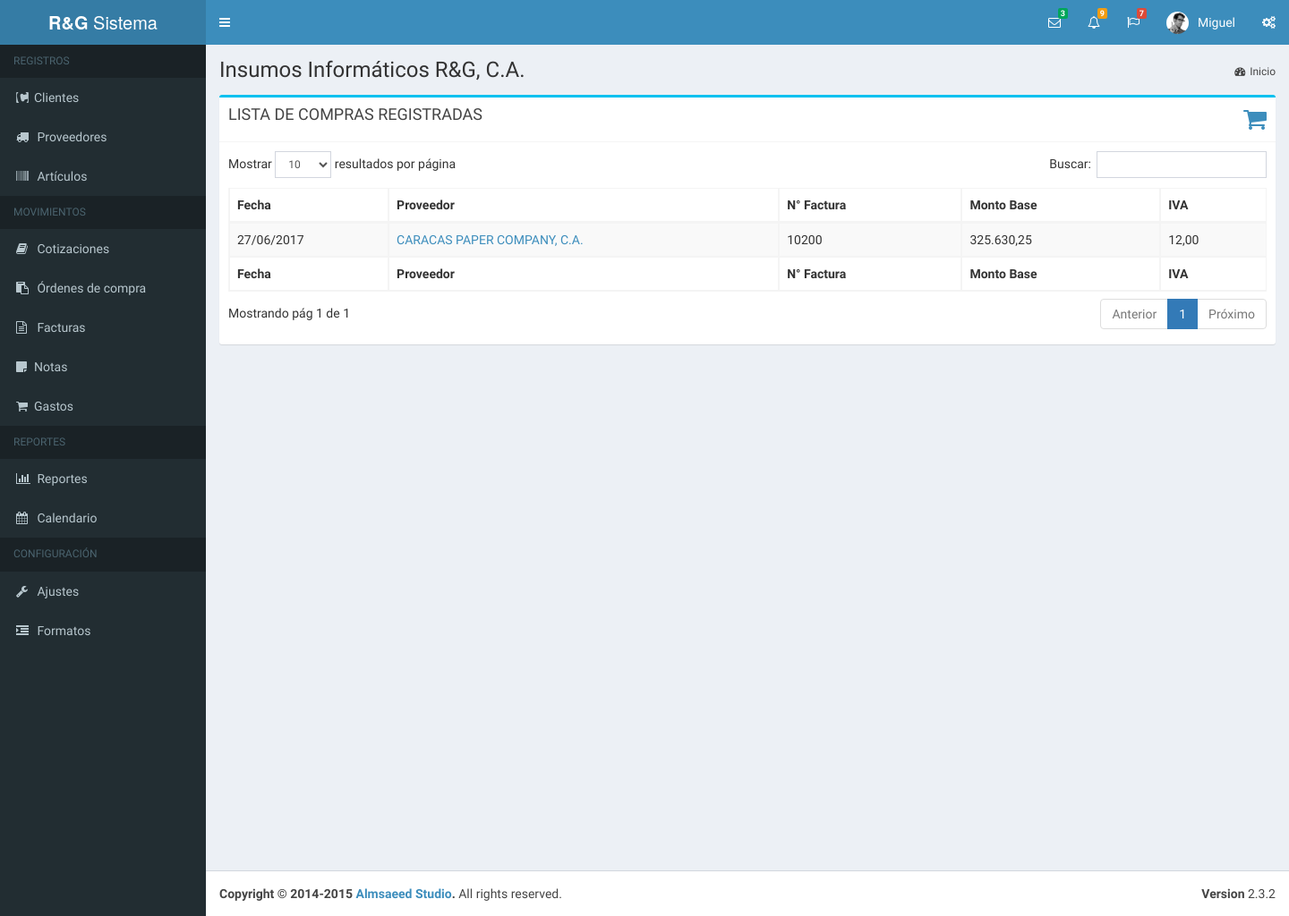
Before: /compras.php (signed in) with the older database file.
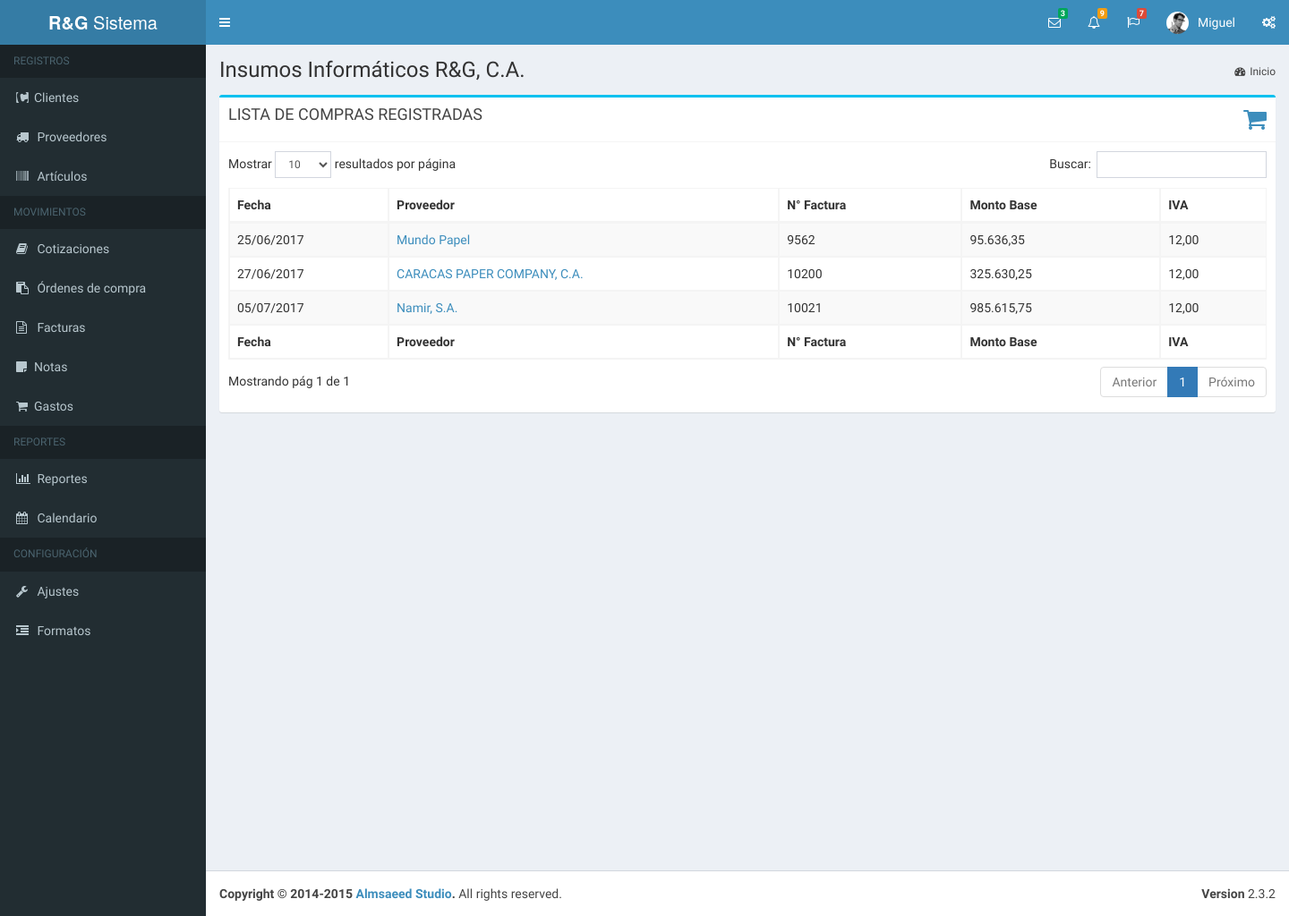
After: the same page with the newer database file.
### tables this page shows
CREATE TABLE IF NOT EXISTS `usuario` (
  `idUsuario` int(11) NOT NULL AUTO_INCREMENT,
  `usuario` varchar(60) NOT NULL,
  `password` varchar(60) NOT NULL,
  `nombre` varchar(80) DEFAULT NULL,
  `empresa` varchar(40) DEFAULT NULL,
  `subtitulo` varchar(120) DEFAULT NULL,
  `rif` varchar(15) DEFAULT NULL,
  `telefonos` varchar(80) DEFAULT NULL,
  `email` varchar(80) DEFAULT NULL,
  `vendedor` varchar(25) DEFAULT NULL,
  `direccion1` varchar(160) DEFAULT NULL,
  `direccion2` varchar(160) DEFAULT NULL,
  `ultima_act_doc` datetime DEFAULT NULL,
  PRIMARY KEY (`idUsuario`)
);

CREATE TABLE IF NOT EXISTS `compra` (
  `idCompra` int(5) NOT NULL AUTO_INCREMENT,
  `idProveedor` int(7) NOT NULL,
  `estado` varchar(15) DEFAULT NULL,
  `fecha_emision` datetime NOT NULL,
  `fecha_registro` datetime DEFAULT NULL,
  `fecha_modificacion` datetime DEFAULT NULL,
  `ncontrol` varchar(30) NOT NULL,
  `num_retencion` varchar(15) DEFAULT NULL,
  `retencion` float DEFAULT NULL,
  `iva` float NOT NULL,
  `nfactura` varchar(30) NOT NULL,
  `monto` float(12,2) NOT NULL,
  `idUsuario` int(11) NOT NULL,
  PRIMARY KEY (`idCompra`)
);

CREATE TABLE IF NOT EXISTS `proveedor` (
  `idProveedor` int(7) NOT NULL AUTO_INCREMENT,
  `Nombre` varchar(51) NOT NULL,
  `rif` varchar(13) NOT NULL,
  `nit` int(11) DEFAULT NULL,
  `Direccion1` varchar(101) DEFAULT NULL,
  `Direccion2` varchar(101) DEFAULT NULL,
  `Ciudad` varchar(30) DEFAULT NULL,
  `pcontacto` varchar(60) DEFAULT NULL,
  `telefono1` varchar(20) DEFAULT NULL,
  `telefono2` varchar(20) DEFAULT NULL,
  `IdCondicion` int(2) DEFAULT NULL,
  `IdVendedor` int(1) DEFAULT NULL,
  `PagWeb` varchar(30) DEFAULT NULL,
  `Email` varchar(30) DEFAULT NULL,
  `NroPrecio` int(1) DEFAULT NULL,
  PRIMARY KEY (`idProveedor`)
);

### bd/data-usuario.php (called while the page is built, shortened)
<?php
	function obtenerUsuarioPorId( $idu, $dbh ){
		$sql = "select * from usuario where idUsuario = $idu";
		$data_user = mysql_fetch_array( mysql_query ( $sql, $dbh ) );
		return $data_user;
	}
?>

### bd/data-compra.php (called while the page is built, shortened)
<?php
	function obtenerListaCompras( $dbh, $idu ){
		$lista_c = array();
		$q = "select c.idCompra as idcompra, c.monto as mbase, c.iva as iva,
		date_format(c.fecha_emision,'%d/%m/%Y') as femision, ((c.monto * c.iva/100) + c.monto) as mtotal,
		date_format(c.fecha_registro,'%d/%m/%Y %h:%i %p') as fregistro,
		c.ncontrol as ncontrol, c.nfactura as nfactura, p.idProveedor as idp, p.Nombre as proveedor
		from proveedor p, compra c where c.idProveedor = p.idProveedor and c.idUsuario = $idu and estado = 'creada'";
		$data = mysql_query( $q, $dbh );
		while( $c = mysql_fetch_array( $data ) ){
			$lista_c[] = $c;
		}
		return $lista_c;
	}
?>

### sub-scripts/tablas/tabla_compras.php (the view, shortened to what this page needs)
<?php
	$compras = obtenerListaCompras( $dbh, $idu );
?>
<table id="lcompras" class="table table-bordered table-striped">
    <thead>
      <tr>
        <th>Fecha</th><th>Proveedor</th><th>N° Factura</th><th>Monto Base</th><th>IVA</th>
      </tr>
    </thead>
    <tbody>
        <?php foreach( $compras as $c ){?>
        <tr>
            <td> <?php echo $c["femision"];?></td>
            <td> <a href="ficha_compra.php?id=<?php echo $c["idcompra"]; ?>">
              <?php echo $c["proveedor"]; ?></a>
            </td>
            <td> <?php echo $c["nfactura"];?></td>
            <td> <?php echo number_format( $c["mbase"], 2, ",", "." ); ?></td>
            <td> <?php echo number_format( $c["iva"], 2, ",", "." ); ?></td>
        </tr>
        <?php } ?>
    </tbody>
    <tfoot>
      <tr>
        <th>Fecha</th><th>Proveedor</th><th>N° Factura</th><th>Monto Base</th><th>IVA</th>
      </tr>
    </tfoot>
</table>

### compras.php (shortened to what this page needs)
<?php
  include( "bd/bd.php" );
	include( "bd/data-usuario.php" );
	include( "bd/data-compra.php" );
?>
<!DOCTYPE html>
<html>
<head>
  <link rel="stylesheet" href="bootstrap/css/bootstrap.min.css">
    <link rel="stylesheet" href="https://maxcdn.bootstrapcdn.com/font-awesome/4.4.0/css/font-awesome.min.css">
    <link rel="stylesheet" href="https://code.ionicframework.com/ionicons/2.0.1/css/ionicons.min.css">
    <link rel="stylesheet" href="plugins/iCheck/all.css">
    <link rel="stylesheet" href="plugins/datatables/dataTables.bootstrap.css">
    <link rel="stylesheet" href="plugins/select2/select2.min.css">
    <link rel="stylesheet" href="dist/css/AdminLTE.min.css">
    <link rel="stylesheet" href="dist/css/skins/_all-skins.min.css">
	<link rel="stylesheet" type="text/css" href="css/style.css">
</head>
<body class="hold-transition skin-blue sidebar-mini">
<div class="wrapper">
  <header class="main-header">
    <nav class="navbar navbar-static-top" role="navigation">
      <a href="#" class="sidebar-toggle" data-toggle="offcanvas" role="button">
      </a>
      <div class="navbar-custom-menu">
        <ul class="nav navbar-nav">
          <?php include("sub-scripts/nav/mensajes.php");?>
          <?php include("sub-scripts/nav/notificaciones.php");?>
          <?php include("sub-scripts/nav/tareas.php");?>
          <?php include("sub-scripts/nav/perfil.php");?>
          <li>
            <a href="#" data-toggle="control-sidebar"><i class="fa fa-gears"></i></a>
          </li>
        </ul>
      </div>
    </nav>
  </header>
  <?php include("sub-scripts/nav/menu_ppal.php");?>
  <div class="content-wrapper">
    <?php include("sub-scripts/nav/contenido-cabecera.php");?>
    <section class="content">
    	<div class="row">
            <div class="col-md-12">
              <div class="box box-info">
                <div class="box-header with-border">
                  <h3 class="box-title">LISTA DE COMPRAS REGISTRADAS</h3>
                  <div class="icon-color"><i class="fa fa-shopping-cart fa-2x"></i></div>
                </div>
             	  <div class="box-body">
                	<?php include( "sub-scripts/tablas/tabla_compras.php" )?>
                </div>
              </div>
            </div>
          </div>
    </section>
  </div>
  <?php include("sub-scripts/nav/footer.php"); ?>
</div>
</body>
</html>

### sub-scripts/nav/mensajes.php (shortened to what this page needs)
<li class="dropdown messages-menu">
<a href="#" class="dropdown-toggle" data-toggle="dropdown">
  <i class="fa fa-envelope-o"></i>
  <span class="label label-success">3</span>
</a>
</li>

### sub-scripts/nav/notificaciones.php (shortened to what this page needs)
<li class="dropdown notifications-menu">
<a href="#" class="dropdown-toggle" data-toggle="dropdown">
  <i class="fa fa-bell-o"></i>
  <span class="label label-warning">9</span>
</a>
</li>

### sub-scripts/nav/tareas.php (shortened to what this page needs)
<li class="dropdown tasks-menu">
<a href="#" class="dropdown-toggle" data-toggle="dropdown">
  <i class="fa fa-flag-o"></i>
  <span class="label label-danger">7</span>
</a>
</li>

### sub-scripts/nav/perfil.php (shortened to what this page needs)
<?php
  $usuario = obtenerUsuarioPorId( $_SESSION["user"]["idUsuario"], $dbh );
?>
<li class="dropdown user user-menu">
<a href="#" class="dropdown-toggle" data-toggle="dropdown">
  <img src="dist/img/user2-160x160.jpg" class="user-image" alt="User Image">
  <span class="hidden-xs"><?php echo $usuario["nombre"]; ?></span>
</a>
</li>

### sub-scripts/nav/menu_ppal.php (shortened to what this page needs)
<aside class="main-sidebar">
    <section class="sidebar">
      <ul class="sidebar-menu">
        <li class="header">REGISTROS</li>
        <li class="treeview">
          <a href="#">
            <i class="fa fa-contao"></i><span>Clientes</span>
          </a>
        </li>
        <li class="treeview">
          <a href="#">
            <i class="fa fa-truck"></i>
            <span>Proveedores</span>
          </a>
        </li>
        <li class="treeview">
          <a href="#">
            <i class="fa fa-barcode"></i>
            <span>Artículos</span>
          </a>
        </li>
        <li class="header">MOVIMIENTOS</li>
        <li class="treeview">
          <a href="#">
            <i class="fa fa-book"></i>
            <span>Cotizaciones</span>
          </a>
        </li>
        <li>
          <a href="pages/widgets.html">
            <i class="fa fa-clipboard"></i> <span>Órdenes de compra</span>
          </a>
        </li>
        <li>
          <a href="#">
            <i class="fa fa-file-text-o"></i> <span>Facturas</span>
          </a>
        </li>
        <li>
          <a href="#">
            <i class="fa fa-sticky-note"></i><span>Notas</span>
          </a>
        </li>
        <li>
          <a href="#">
            <i class="fa fa-shopping-cart"></i><span>Gastos</span>
          </a>
        </li>
        <li class="header">REPORTES</li>
        <li class="treeview">
          <a href="reportes.php">
            <i class="fa fa-bar-chart"></i> <span>Reportes</span>
          </a>
        </li>
        <li>
          <a href="pages/calendar.html">
            <i class="fa fa-calendar"></i> <span>Calendario</span>
          </a>
        </li>
        <li class="header">CONFIGURACIÓN</li>
        <li class="treeview">
          <a href="mantenimiento.php">
            <i class="fa fa-wrench"></i>
            <span>Ajustes</span>
          </a>
        </li>
        <li class="treeview">
          <a href="formatos.php">
            <i class="fa fa-indent"></i>
            <span>Formatos</span>
          </a>
        </li>
      </ul>
    </section>
  </aside>

### sub-scripts/nav/contenido-cabecera.php
<section class="content-header">
  <h1>
    <?php echo $usuario["empresa"]; ?><small></small>
  </h1>
  <ol class="breadcrumb">
    <li><a href="main.php"><i class="fa fa-dashboard"></i>Inicio</a></li>
  </ol>
</section>

### sub-scripts/nav/footer.php
<footer class="main-footer">
	<div class="pull-right hidden-xs">
		<b>Version</b> 2.3.2
	</div>
	<strong>Copyright &copy; 2014-2015 <a href="http://almsaeedstudio.com">Almsaeed Studio</a>.</strong> All rights
reserved.
</footer>

### css/style.css (style rules this page uses)
.icon-color { color:#3C8DBC; float:right; }

Changed rows visible on the page:
now on this page (row edited): compra: femision "25/06/2017", idProveedor.Nombre "Mundo Papel", nfactura "9562", monto "95.636,35", iva "12,00"
added compra: femision "05/07/2017", idProveedor.Nombre "Namir, S.A.", nfactura "10021", monto "985.615,75", iva "12,00"
